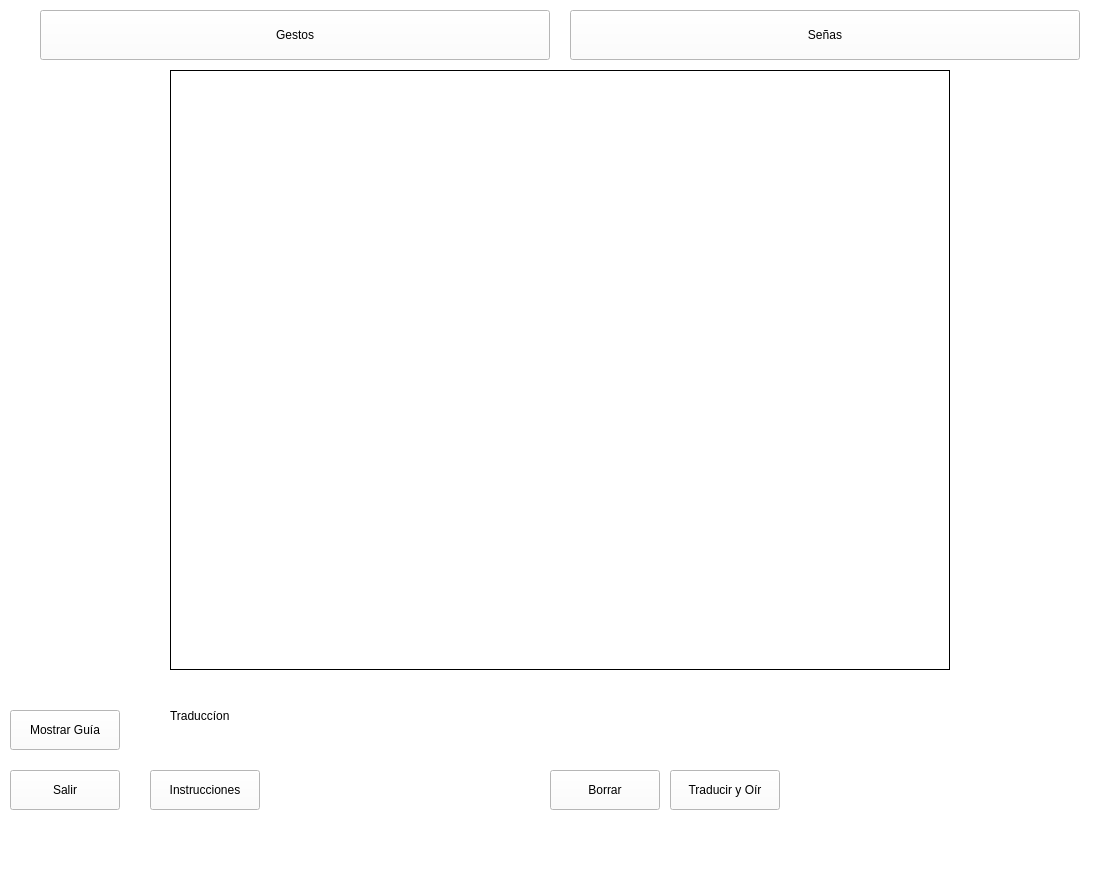
<?xml version="1.0" encoding="UTF-8"?>
<ui version="4.0">
 <class>MainWindow</class>
 <widget class="QMainWindow" name="MainWindow">
  <property name="geometry">
   <rect>
    <x>0</x>
    <y>0</y>
    <width>1120</width>
    <height>869</height>
   </rect>
  </property>
  <property name="maximumSize">
   <size>
    <width>1120</width>
    <height>870</height>
   </size>
  </property>
  <property name="windowTitle">
   <string>MainWindow</string>
  </property>
  <property name="styleSheet">
   <string notr="true">background-color: rgb(255, 255, 255);</string>
  </property>
  <widget class="QWidget" name="centralwidget">
   <widget class="QLabel" name="label_wc">
    <property name="geometry">
     <rect>
      <x>170</x>
      <y>70</y>
      <width>780</width>
      <height>600</height>
     </rect>
    </property>
    <property name="styleSheet">
     <string notr="true">background-color:rgb(255,255,255);
border: 1px solid black;</string>
    </property>
    <property name="text">
     <string/>
    </property>
   </widget>
   <widget class="QPushButton" name="iniciar_guia">
    <property name="geometry">
     <rect>
      <x>10</x>
      <y>710</y>
      <width>110</width>
      <height>40</height>
     </rect>
    </property>
    <property name="text">
     <string>Mostrar Guía</string>
    </property>
   </widget>
   <widget class="QPushButton" name="salirv2">
    <property name="geometry">
     <rect>
      <x>10</x>
      <y>770</y>
      <width>110</width>
      <height>40</height>
     </rect>
    </property>
    <property name="text">
     <string>Salir</string>
    </property>
   </widget>
   <widget class="QPushButton" name="bt_traducir">
    <property name="geometry">
     <rect>
      <x>670</x>
      <y>770</y>
      <width>110</width>
      <height>40</height>
     </rect>
    </property>
    <property name="text">
     <string>Traducir y Oír</string>
    </property>
   </widget>
   <widget class="QLabel" name="label_inacap">
    <property name="geometry">
     <rect>
      <x>850</x>
      <y>759</y>
      <width>260</width>
      <height>60</height>
     </rect>
    </property>
    <property name="text">
     <string/>
    </property>
    <property name="pixmap">
     <pixmap resource="Imagenes.qrc">:/Img/Inacap Logo.png</pixmap>
    </property>
   </widget>
   <widget class="QPushButton" name="bt_fase1">
    <property name="geometry">
     <rect>
      <x>40</x>
      <y>10</y>
      <width>510</width>
      <height>50</height>
     </rect>
    </property>
    <property name="text">
     <string>Gestos</string>
    </property>
   </widget>
   <widget class="QPushButton" name="bt_fase2">
    <property name="geometry">
     <rect>
      <x>570</x>
      <y>10</y>
      <width>510</width>
      <height>50</height>
     </rect>
    </property>
    <property name="text">
     <string>Señas</string>
    </property>
   </widget>
   <widget class="QLabel" name="label_tdapi">
    <property name="geometry">
     <rect>
      <x>170</x>
      <y>680</y>
      <width>781</width>
      <height>71</height>
     </rect>
    </property>
    <property name="styleSheet">
     <string notr="true">background-color: transparent;
font: 16pt &quot;MS Shell Dlg 2&quot;;
</string>
    </property>
    <property name="text">
     <string>Traduccíon</string>
    </property>
   </widget>
   <widget class="QPushButton" name="bt_borrar">
    <property name="geometry">
     <rect>
      <x>550</x>
      <y>770</y>
      <width>110</width>
      <height>40</height>
     </rect>
    </property>
    <property name="text">
     <string>Borrar</string>
    </property>
   </widget>
   <widget class="QPushButton" name="bt_instru">
    <property name="geometry">
     <rect>
      <x>150</x>
      <y>770</y>
      <width>110</width>
      <height>40</height>
     </rect>
    </property>
    <property name="text">
     <string>Instrucciones</string>
    </property>
    <property name="icon">
     <iconset resource="Imagenes.qrc">
      <normaloff>:/Img/pregunta.png</normaloff>:/Img/pregunta.png</iconset>
    </property>
   </widget>
  </widget>
  <widget class="QMenuBar" name="menubar">
   <property name="geometry">
    <rect>
     <x>0</x>
     <y>0</y>
     <width>1120</width>
     <height>26</height>
    </rect>
   </property>
  </widget>
  <widget class="QStatusBar" name="statusbar"/>
 </widget>
 <resources>
  <include location="Imagenes.qrc"/>
 </resources>
 <connections/>
</ui>
